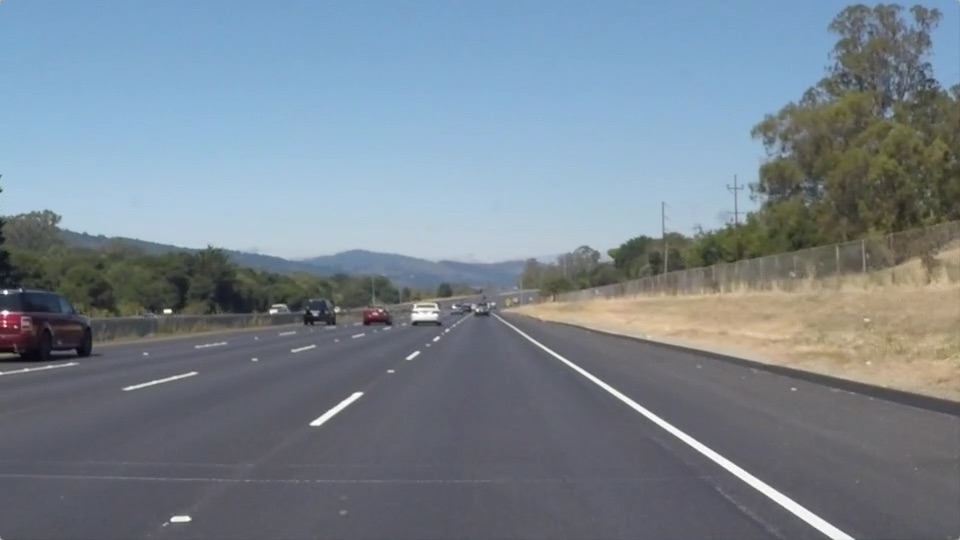
#> input picture test_images/solidWhiteRight.jpg, 960 x 540 px
$ jupyter execute --allow-errors P1.ipynb   (shell and % lines are left out)
#> lines starting #> are read from the running program, lines starting #| are printed output that depends on the picture; after the words box and inside, x2 and y2 are one past the last pixel; in counts of white or black regions, pixels touching at a corner belong together
# **Finding Lane Lines on the Road**
***
In this project, you will use the tools you learned about in the lesson to identify lane lines on the road.  You can develop your pipeline on a series of individual images, and later apply the result to a video stream (really just a series of images). Check out the video clip "raw-lines-example.mp4" (also contained in this repository) to see what the output should look like after using the helper functions below.

Once you have a result that looks roughly like "raw-lines-example.mp4", you'll need to get creative and try to average and/or extrapolate the line segments you've detected to map out the full extent of the lane lines.  You can see an example of the result you're going for in the video "P1_example.mp4".  Ultimately, you would like to draw just one line for the left side of the lane, and one for the right.

---
Let's have a look at our first image called 'test_images/solidWhiteRight.jpg'.  Run the 2 cells below (hit Shift-Enter or the "play" button above) to display the image.

**Note** If, at any point, you encounter frozen display windows or other confounding issues, you can always start again with a clean slate by going to the "Kernel" menu above and selecting "Restart & Clear Output".

---

**The tools you have are color selection, region of interest selection, grayscaling, Gaussian smoothing, Canny Edge Detection and Hough Tranform line detection.  You  are also free to explore and try other techniques that were not presented in the lesson.  Your goal is piece together a pipeline to detect the line segments in the image, then average/extrapolate them and draw them onto the image for display (as below).  Once you have a working pipeline, try it out on the video stream below.**

---

<figure>

 <figcaption>
 <p></p>
 <p style="text-align: center;"> Your output should look something like this (above) after detecting line segments using the helper functions below </p>
 </figcaption>
</figure>
 <p></p>
<figure>

 <figcaption>
 <p></p>
 <p style="text-align: center;"> Your goal is to connect/average/extrapolate line segments to get output like this</p>
 </figcaption>
</figure>

[cell 1]
#importing some useful packages
import matplotlib.pyplot as plt
import matplotlib.image as mpimg
import numpy as np
import cv2
#import imageio
#imageio.plugins.ffmpeg.download()

[cell 2]
#reading in an image
image = mpimg.imread('test_images/solidWhiteRight.jpg')
#> image is the input picture: shape (540, 960, 3); mean R, G, B 120.3, 132.6, 143.7
#printing out some stats and plotting
print('This image is:', type(image), 'with dimesions:', image.shape)
#| This image is: <class 'numpy.ndarray'> with dimesions: (540, 960, 3)
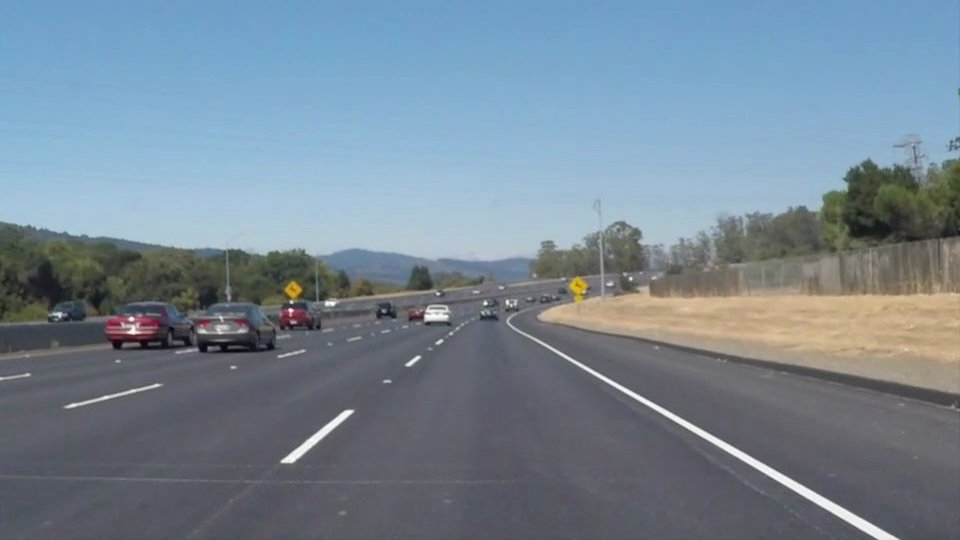
#> input picture test_images/solidWhiteCurve.jpg, 960 x 540 px
#> further down, currImg is the input picture: shape (540, 960, 3); mean R, G, B 118.5, 134.5, 148.1
plt.imshow(image)  # if you wanted to show a single color channel image called 'gray', for example, call as plt.imshow(gray, cmap='gray')

**Some OpenCV functions (beyond those introduced in the lesson) that might be useful for this project are:**

`cv2.inRange()` for color selection
`cv2.fillPoly()` for regions selection
`cv2.line()` to draw lines on an image given endpoints
`cv2.addWeighted()` to coadd / overlay two images
`cv2.cvtColor()` to grayscale or change color
`cv2.imwrite()` to output images to file
`cv2.bitwise_and()` to apply a mask to an image

**Check out the OpenCV documentation to learn about these and discover even more awesome functionality!**

Below are some helper functions to help get you started. They should look familiar from the lesson!

[cell 3]
import math

def grayscale(img):
    """Applies the Grayscale transform
    This will return an image with only one color channel
    but NOTE: to see the returned image as grayscale
    (assuming your grayscaled image is called 'gray')
    you should call plt.imshow(gray, cmap='gray')"""
    return cv2.cvtColor(img, cv2.COLOR_RGB2GRAY)
    # Or use BGR2GRAY if you read an image with cv2.imread()
    # return cv2.cvtColor(img, cv2.COLOR_BGR2GRAY)

def canny(img, low_threshold, high_threshold):
    """Applies the Canny transform"""
    return cv2.Canny(img, low_threshold, high_threshold)

def gaussian_blur(img, kernel_size):
    """Applies a Gaussian Noise kernel"""
    return cv2.GaussianBlur(img, (kernel_size, kernel_size), 0)

def region_of_interest(img, vertices):
    """
    Applies an image mask.

    Only keeps the region of the image defined by the polygon
    formed from `vertices`. The rest of the image is set to black.
    """
    #defining a blank mask to start with
    mask = np.zeros_like(img)

    #defining a 3 channel or 1 channel color to fill the mask with depending on the input image
    if len(img.shape) > 2:
        channel_count = img.shape[2]  # i.e. 3 or 4 depending on your image
        ignore_mask_color = (255,) * channel_count
    else:
        ignore_mask_color = 255

    #filling pixels inside the polygon defined by "vertices" with the fill color
    cv2.fillPoly(mask, vertices, ignore_mask_color)

    #returning the image only where mask pixels are nonzero
    masked_image = cv2.bitwise_and(img, mask)
    return masked_image


# [47 lines left out: functions draw_lines, hough_lines, weighted_img, not called in this run]

## Test on Images

Now you should build your pipeline to work on the images in the directory "test_images"
**You should make sure your pipeline works well on these images before you try the videos.**

[cell 4]
import os
import sys
os.listdir("test_images/")
leftX1History = [0,0,0,0,0,0,0,0,0,0,0,0,0,0,0]
leftX2History = [0,0,0,0,0,0,0,0,0,0,0,0,0,0,0]
rightX1History = [0,0,0,0,0,0,0,0,0,0,0,0,0,0,0]
rightX2History = [0,0,0,0,0,0,0,0,0,0,0,0,0,0,0]

#Function Definitions
def get_fitline(img, f_lines):
    height,width = img.shape[:2]
    m,b = np.polyfit(f_lines[:,0],f_lines[:,1],1)
    y1 = height
    y2 = height/2+height/10+6
    #print(b,y1,m)
    x1 = int((b-y1)/(-1*m))
    x2 = int((y2-y1+m*x1)/m)
    output = [x1,y1,x2,y2]

    return output

def smoothLeft(leftLine):
    global leftX1History,leftX2History
    smoothLeftResult = leftLine

    currLeftX1 = leftLine[0]
    if np.count_nonzero(leftX1History) > 6:
        if np.abs(currLeftX1 - int(sum(leftX1History)/np.count_nonzero(leftX1History))) > 45:
            currLeftX1 = int(sum(leftX1History)/np.count_nonzero(leftX1History))
    leftX1History = [currLeftX1] + leftX1History
    del leftX1History[-1]
    avgLeftX1 = int(sum(leftX1History)/np.count_nonzero(leftX1History))
    smoothLeftResult[0] = avgLeftX1


    currLeftX2 = leftLine[2]
    if np.count_nonzero(leftX2History) > 6:
        if np.abs(currLeftX2 - int(sum(leftX2History)/np.count_nonzero(leftX2History))) > 45:
            currLeftX2 = int(sum(leftX2History)/np.count_nonzero(leftX2History))
    leftX2History = [currLeftX2] + leftX2History
    del leftX2History[-1]
    avgLeftX2 = int(sum(leftX2History)/np.count_nonzero(leftX2History))

    smoothLeftResult[2] = avgLeftX2

    return smoothLeftResult

def smoothRight(rightLine):
    global rightX1History,rightX2History
    smoothRightResult = rightLine

    currRightX1 = rightLine[0]
    if np.count_nonzero(rightX1History) > 6:
        if np.abs(currRightX1 - int(sum(rightX1History)/np.count_nonzero(rightX1History))) > 45:
            currRightX1 = int(sum(rightX1History)/np.count_nonzero(rightX1History))
    rightX1History = [currRightX1] + rightX1History
    del rightX1History[-1]
    avgRightX1 = int(sum(rightX1History)/np.count_nonzero(rightX1History))

    smoothRightResult[0] = avgRightX1

    currRightX2 = rightLine[2]
    if np.count_nonzero(rightX2History) > 6:
        if np.abs(currRightX2 - int(sum(rightX2History)/np.count_nonzero(rightX2History))) > 45:
            currRightX2 = int(sum(rightX2History)/np.count_nonzero(rightX2History))
    rightX2History = [currRightX2] + rightX2History
    del rightX2History[-1]
    avgRightX2 = int(sum(rightX2History)/np.count_nonzero(rightX2History))

    smoothRightResult[2] = avgRightX2

    return smoothRightResult

def findLanes(img):
    global leftX1History,leftX2History,rightX1History,rightX2History
    height, width, channels = img.shape

    #Set ROI for current image
    heightOffset = height/10
    widthOffset = width/20
    vertices = np.array([[(50,height),(width/2-widthOffset, height/2+heightOffset), (width/2+widthOffset, height/2+heightOffset), (width-widthOffset,height)]], dtype=np.int32)
    imgROI = region_of_interest(img,vertices)
#> in region_of_interest, `cv2.fillPoly(mask, vertices, ignore_mask_color)`:
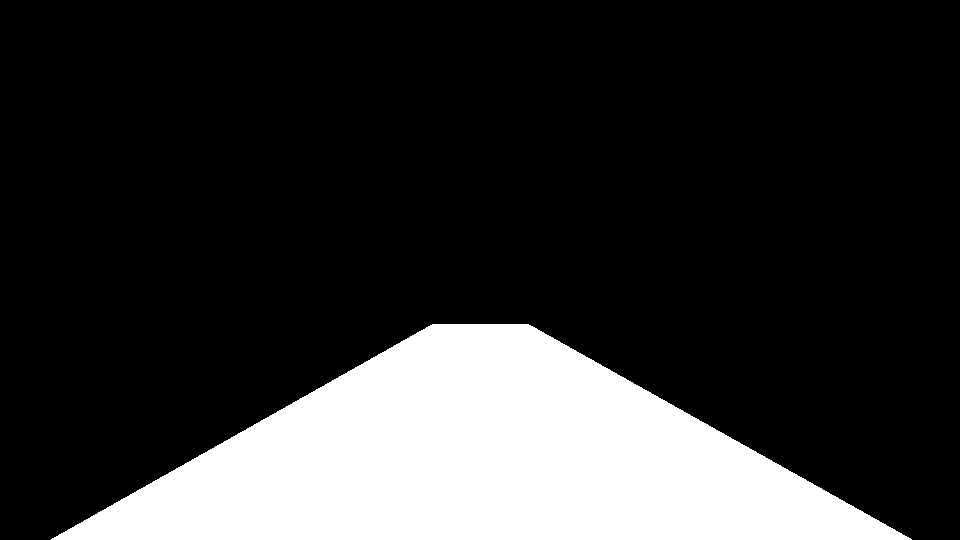
#> mask: shape (540, 960, 3); 20% white; 1 white region, box (x1, y1, x2, y2) and area: (51, 324, 912, 540) 103631
#> in region_of_interest, `masked_image = cv2.bitwise_and(img, mask)`:
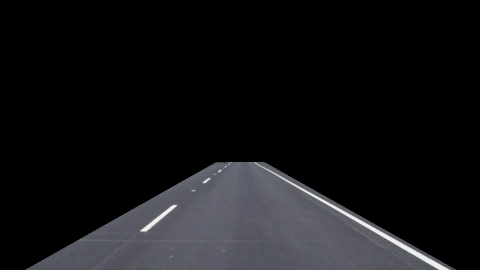
#> masked_image: shape (540, 960, 3) (shown at 1/2 size); mean R, G, B 19.3, 19.4, 21.2

    gray = grayscale(imgROI)

    # Define a kernel size and apply Gaussian smoothing
    kernel_size = 5
    blur_gray = gaussian_blur(gray,kernel_size)

    # Define our parameters for Canny and apply
    low_threshold = 50
    high_threshold = 140
    edges = canny(blur_gray, low_threshold, high_threshold)

    #The ROI adds incorrect edges, need to have a new ROI that is slightly smaller than the original
    edgeImgVertices = np.array([[(53,height),(width/2-widthOffset+6, height/2+heightOffset+6), (width/2+widthOffset+4, height/2+heightOffset+6), (width-widthOffset-6,height)]], dtype=np.int32)
    edges = region_of_interest(edges,edgeImgVertices)
#> in region_of_interest (call 2), `masked_image = cv2.bitwise_and(img, mask)`:
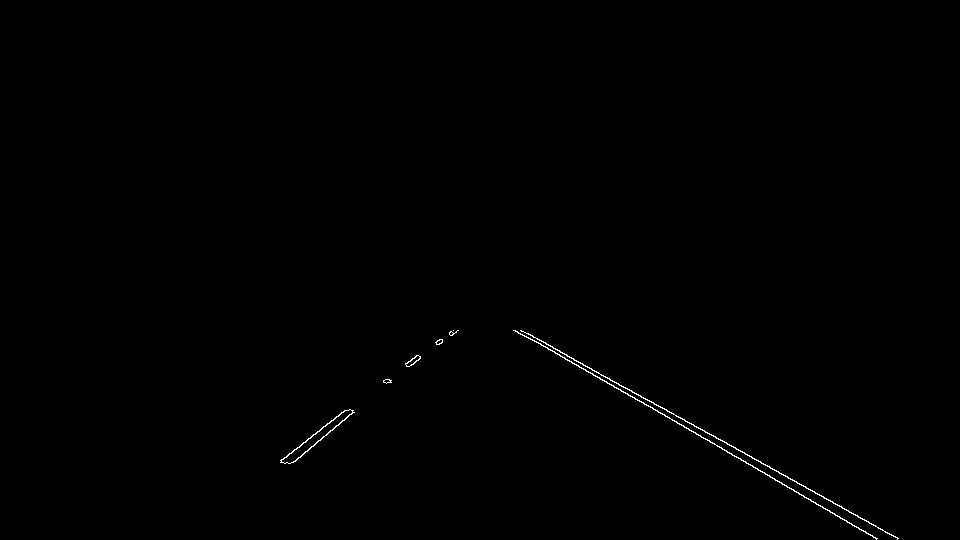
#> masked_image: shape (540, 960); 0.29% white in thin lines or dots, all inside (x1, y1, x2, y2) = (280, 330, 899, 540)
    #print(edges.shape)

    #Now that the edges have been found, use color-based segmentation to find the parts of the ROI that corresond to lane lines
    upperYellow = np.array([255,255,190])
    lowerYellow = np.array([175,170,0])
    yellowMask = cv2.inRange(img,lowerYellow,upperYellow)
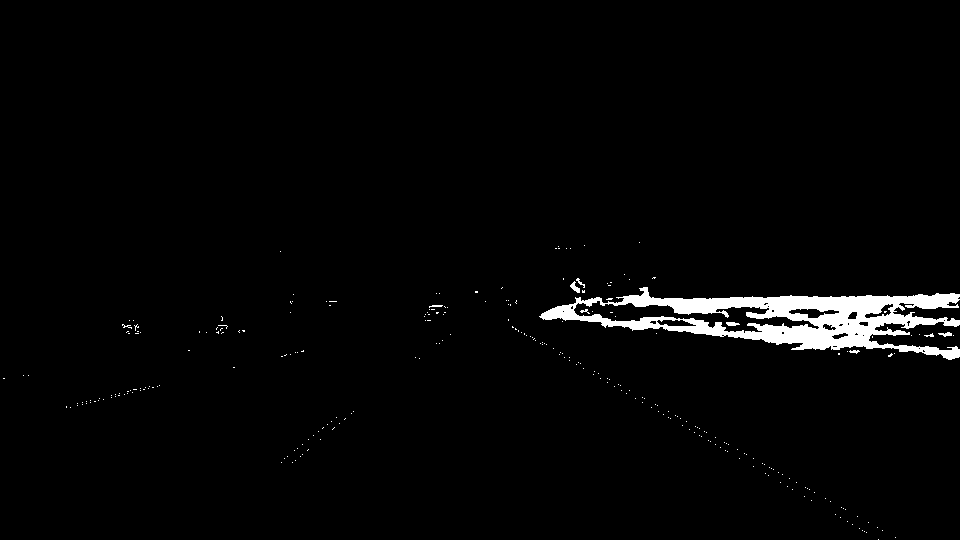
#> yellowMask: shape (540, 960); 2.3% white; 286 white regions (277 under 20 px), largest, box (x1, y1, x2, y2) and area: (539, 287, 960, 360) 11343, (570, 281, 580, 293) 57, (726, 322, 740, 326) 43

    yellowOnlyImg = cv2.bitwise_and(gray,gray, mask=yellowMask)

    upperWhite = np.array([255,255,255])
    lowerWhite = np.array([160,160,160])
    whiteMask = cv2.inRange(img,lowerWhite,upperWhite)
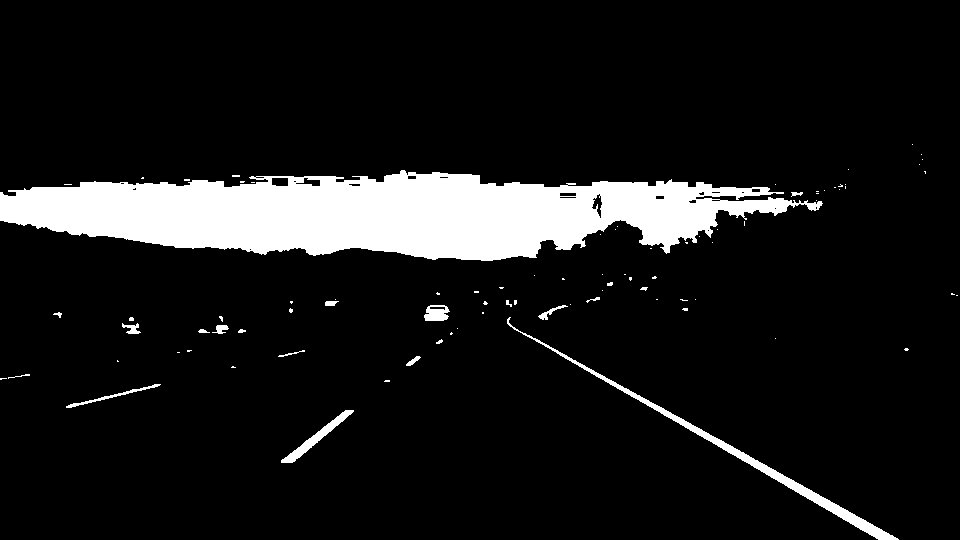
#> whiteMask: shape (540, 960); 9.9% white; 87 white regions (66 under 20 px), largest, box (x1, y1, x2, y2) and area: (0, 170, 823, 261) 46301, (507, 317, 899, 540) 2770, (281, 410, 354, 463) 663

    whiteOnlyImg = cv2.bitwise_and(gray,gray, mask=whiteMask)
    yellowORwhiteImg = cv2.bitwise_or(yellowOnlyImg,whiteOnlyImg)
    edges = cv2.bitwise_and(edges,yellowORwhiteImg)

    # Define the Hough transform parameters
    # Make a blank the same size as our image to draw on
    rho = 2 # distance resolution in pixels of the Hough grid
    theta = (np.pi/180) # angular resolution in radians of the Hough grid
    threshold = 15     # minimum number of votes (intersections in Hough grid cell)
    min_line_length = 20 #minimum number of pixels making up a line
    max_line_gap = 20    # maximum gap in pixels between connectable line segments

    # Run Hough on edge detected image
    # Output "lines" is an array containing endpoints of detected line segments
    lines = cv2.HoughLinesP(edges, rho, theta, threshold, np.array([]),
                            min_line_length, max_line_gap)
#> lines = [[537, 339, 897, 538], [536, 341, 877, 538], [281, 460, 345, 410], [292, 462, 352, 412], [410, 365, 442, 341]]

    lines = np.squeeze(lines)
    #print(lines.shape)
    if np.ndim(lines) == 1 or np.ndim(lines) == 0:
        #print(lines.shape)
        leftLaneLines = []
        rightLaneLines = []
    else:
        laneLineSlopes = (np.arctan2(lines[:,1] - lines[:,3], lines[:,0] - lines[:,2]) * 180) / np.pi
#> laneLineSlopes = [-151.1, -150, 142, 140.2, 143.1]
        # filter out lines with horizontal slopes
        lines = lines[np.abs(laneLineSlopes)<160]
        laneLineSlopes = laneLineSlopes[np.abs(laneLineSlopes)<160]
        # filter out lines with vertical slopes
        lines = lines[np.abs(laneLineSlopes)>110]
        laneLineSlopes = laneLineSlopes[np.abs(laneLineSlopes)>110]
        #Lines with positive slopes are lane lines that are on the left side,
        #Lines with negative slopes are lane lines that are on the right side
        leftLaneLines, rightLaneLines = lines[(laneLineSlopes>0),:], lines[(laneLineSlopes<0),:]
#> leftLaneLines = [[281, 460, 345, 410], [292, 462, 352, 412], [410, 365, 442, 341]]; rightLaneLines = [[537, 339, 897, 538], [536, 341, 877, 538]]

    if len(leftLaneLines) != 0:
        leftLine = get_fitline(img,leftLaneLines)
#> in get_fitline, `m,b = np.polyfit(f_lines[:,0],f_lines[:,1],1)`: m = -0.772; b = 681.8
#> in get_fitline, `x1 = int((b-y1)/(-1*m))`: x1 = 183
#> in get_fitline, `x2 = int((y2-y1+m*x1)/m)`: x2 = 455
#> in get_fitline, `output = [x1,y1,x2,y2]`: output = [183, 540, 455, 330]
#> leftLine = [183, 540, 455, 330]
    else:
        leftLine = [0,0,0,0]
        leftLine[0] = int(sum(leftX1History)/np.count_nonzero(leftX1History))
        leftLine[1] = height
        leftLine[2] = int(sum(leftX2History)/np.count_nonzero(leftX2History))
        leftLine[3] = height/2+heightOffset+6

    #print(leftLine)
    if len(rightLaneLines) != 0:
        rightLine = get_fitline(img,rightLaneLines)
#> rightLine = [436, 540, 541, 330]
    else:
        rightLine = [0,0,0,0]
        rightLine[0] = int(sum(rightX1History)/np.count_nonzero(rightX1History))
        rightLine[1] = height
        rightLine[2] = int(sum(rightX2History)/np.count_nonzero(rightX2History))
        rightLine[3] = height/2+heightOffset+6

    #print(rightLine)

    #Strange overflow issue appeared after filtering by color was added
    #The following code checks to see if any of the line values are too high to be converted to C long
    if np.abs(int(leftLine[0])) > sys.maxsize/1000000:
        leftLine[0] = int(sum(leftX1History)/np.count_nonzero(leftX1History))

    if np.abs(int(leftLine[2])) > sys.maxsize/1000000:
        leftLine[2] = int(sum(leftX2History)/np.count_nonzero(leftX2History))

    if np.abs(int(rightLine[0])) > sys.maxsize/1000000:
        rightLine[0] = int(sum(rightX1History)/np.count_nonzero(rightX1History))

    if np.abs(int(rightLine[2])) > sys.maxsize/1000000:
        rightLine[2] = int(sum(rightX2History)/np.count_nonzero(rightX2History))


    #add smoothing to improve line placement (average out errors)
    smooth_leftLine = smoothLeft(leftLine)
#> in smoothLeft, `smoothLeftResult = leftLine`: smoothLeftResult = [183, 540, 455, 330]
#> in smoothLeft, `currLeftX1 = leftLine[0]`: currLeftX1 = 183
#> in smoothLeft, `leftX1History = [currLeftX1] + leftX1History`: leftX1History = [183, 0, 0, 0, 0, 0, 0, 0, 0, 0, 0, 0, 0, 0, 0, 0]
#> in smoothLeft, `avgLeftX1 = int(sum(leftX1History)/np.count_nonzero(leftX1History))`: avgLeftX1 = 183
#> in smoothLeft, `currLeftX2 = leftLine[2]`: currLeftX2 = 455
#> in smoothLeft, `leftX2History = [currLeftX2] + leftX2History`: leftX2History = [455, 0, 0, 0, 0, 0, 0, 0, 0, 0, 0, 0, 0, 0, 0, 0]
#> in smoothLeft, `avgLeftX2 = int(sum(leftX2History)/np.count_nonzero(leftX2History))`: avgLeftX2 = 455
#> smooth_leftLine = [183, 540, 455, 330]
    smooth_rightLine = smoothRight(rightLine)
#> in smoothRight, `smoothRightResult = rightLine`: smoothRightResult = [436, 540, 541, 330]
#> in smoothRight, `currRightX1 = rightLine[0]`: currRightX1 = 436
#> in smoothRight, `rightX1History = [currRightX1] + rightX1History`: rightX1History = [436, 0, 0, 0, 0, 0, 0, 0, 0, 0, 0, 0, 0, 0, 0, 0]
#> in smoothRight, `avgRightX1 = int(sum(rightX1History)/np.count_nonzero(rightX1History))`: avgRightX1 = 436
#> in smoothRight, `currRightX2 = rightLine[2]`: currRightX2 = 541
#> in smoothRight, `rightX2History = [currRightX2] + rightX2History`: rightX2History = [541, 0, 0, 0, 0, 0, 0, 0, 0, 0, 0, 0, 0, 0, 0, 0]
#> in smoothRight, `avgRightX2 = int(sum(rightX2History)/np.count_nonzero(rightX2History))`: avgRightX2 = 541
#> smooth_rightLine = [436, 540, 541, 330]

    leftX1 = int(smooth_leftLine[0])
#> leftX1 = 183
    leftX2 = int(smooth_leftLine[2])
#> leftX2 = 455
    rightX1 = int(smooth_rightLine[0])
#> rightX1 = 436
    rightY1 = int(smooth_rightLine[1])
#> rightY1 = 540
    rightX2 = int(smooth_rightLine[2])
#> rightX2 = 541
    rightY2 = int(smooth_rightLine[3])
#> rightY2 = 330

    cv2.line(img, (leftX1, int(leftLine[1])), (leftX2, int(leftLine[3])), color=[0, 191, 255], thickness=2)
    cv2.line(img, (rightX1, rightY1), (rightX2, rightY2), color=[0, 191, 255], thickness=2)
    return img

run your solution on all test_images and make copies into the test_images directory).

[cell 5]
# TODO: Build your pipeline that will draw lane lines on the test_images
# then save them to the test_images directory.
import glob
imgDir = glob.glob('test_images/*.jpg')
i = 1
for filename in imgDir:
    print (filename)
    currImg = mpimg.imread(filename)
    result = findLanes(currImg)
    plt.subplot(2,3,i)
    plt.imshow(result)
    mpimg.imsave('test_images/' + 'result_' + filename[12:-4] + '.jpg', result)
    i = i+1
